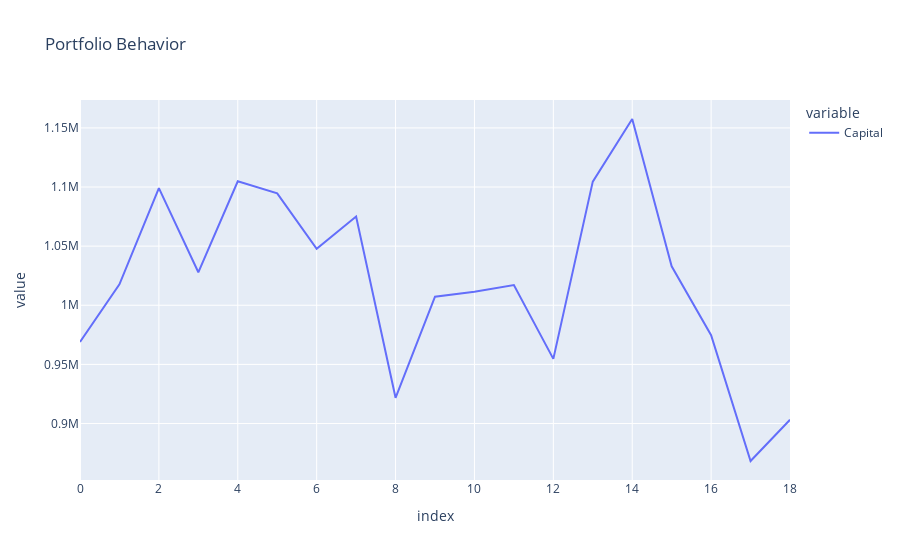

Source (notebook cell):
### Code cell
# Grafica variacion de capital Estrategia Activa
vs.desempeño_lineal(dt.inv_act_df,"Capital")

### Figure 1 — Plotly figure (JSON) as saved in the notebook; plotly's stock layout.template omitted (floating-point values rounded to 4 significant figures)
{"data": [{"hovertemplate": "variable=Capital<br>index=%{x}<br>value=%{y}<extra></extra>", "legendgroup": "Capital", "line": {"color": "#636efa", "dash": "solid"}, "marker": {"symbol": "circle"}, "mode": "lines", "name": "Capital", "orientation": "v", "showlegend": true, "type": "scatter", "x": [0, 1, 2, 3, 4, 5, 6, 7, 8, 9, 10, 11, 12, 13, 14, 15, 16, 17, 18], "xaxis": "x", "y": [969000, 1017718, 1099097, 1027883, 1104815, 1094619, 1047738, 1074987, 921730, 1007210, 1011381, 1017025, 954656, 1104557, 1157536, 1032970, 974680, 868277, 903171], "yaxis": "y"}], "layout": {"legend": {"title": {"text": "variable"}, "tracegroupgap": 0}, "title": {"text": "Portfolio Behavior"}, "xaxis": {"anchor": "y", "domain": [0, 1], "title": {"text": "index"}}, "yaxis": {"anchor": "x", "domain": [0, 1], "title": {"text": "value"}}}}
